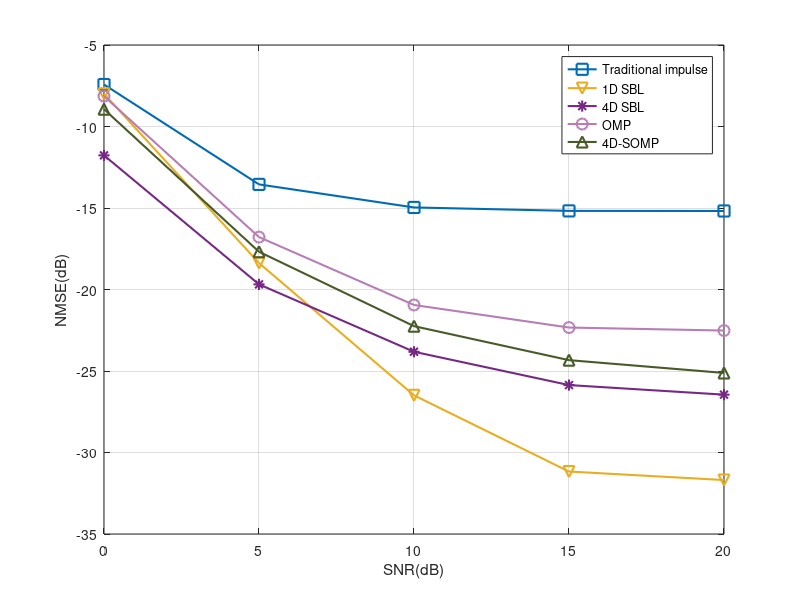
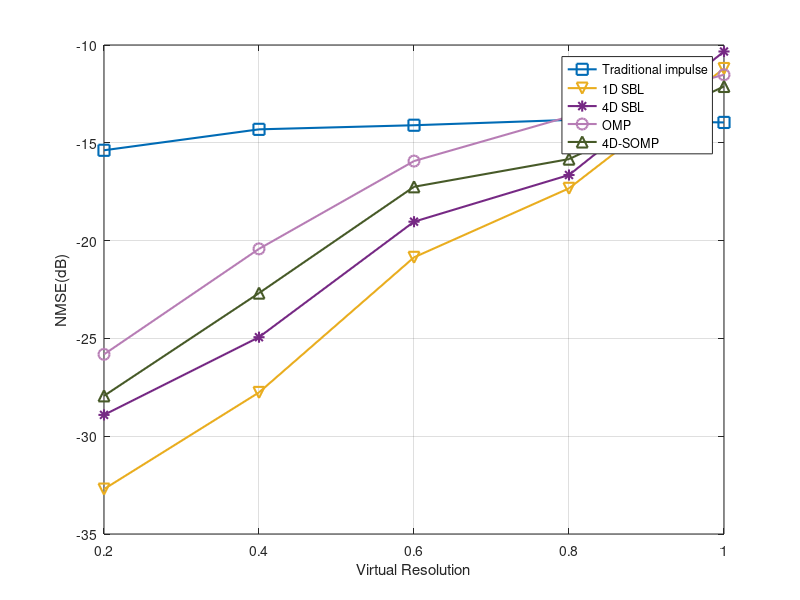
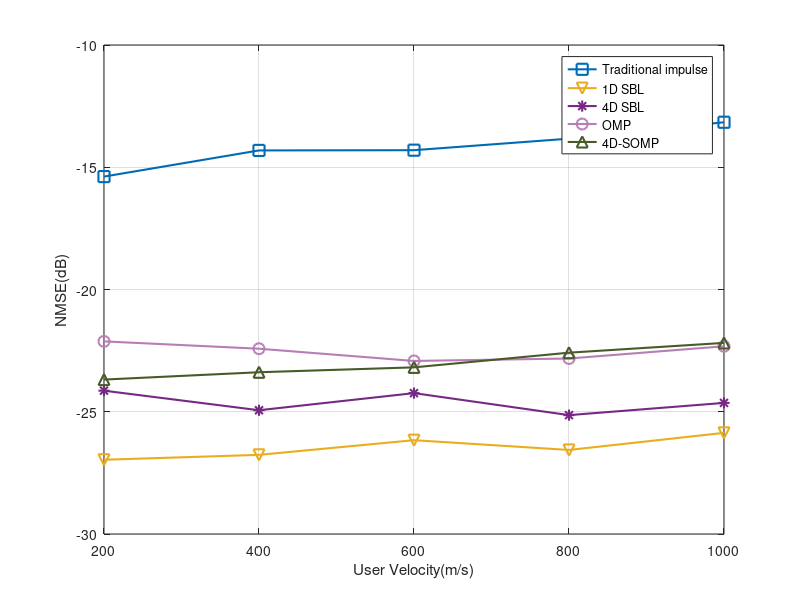
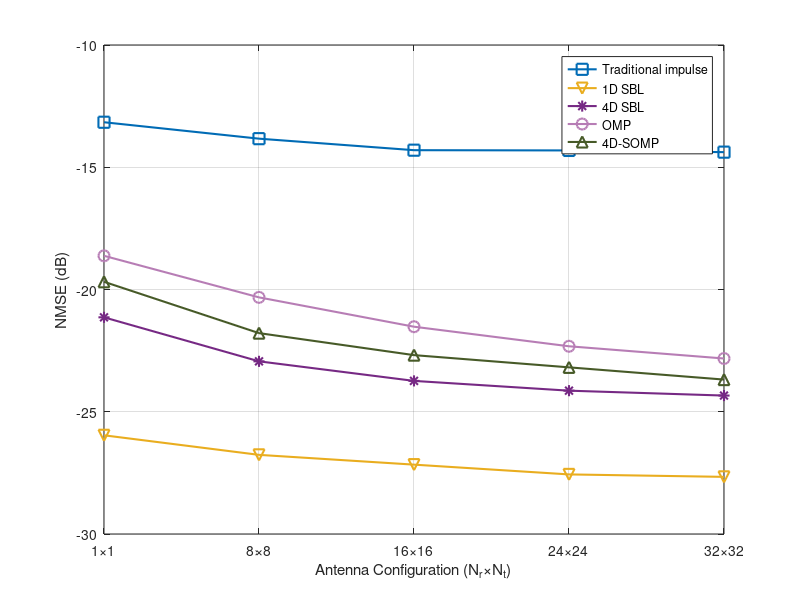

Source code (MATLAB) for these figures, in order:
close all
clear all
clc

%% SNR
SNR_dB = 0:5:20;

NMSE_dB_trd = [-7.424, -13.552, -14.966, -15.177, -15.182];
NMSE_dB_1D = [-7.994, -18.376, -26.492, -31.167, -31.689];
NMSE_dB_4D = [-11.770, -19.684, -23.819, -25.863, -26.451];
NMSE_dB_omp = [-8.137, -16.784, -20.949, -22.334, -22.519];
NMSE_dB_4Dsomp = [-8.937, -17.684, -22.249, -24.334, -25.119];
NMSE_dB_CRLB = [-20.015, -25.015, -30.015, -35.015, -40.015];

colors = [0,107,182; %蓝1
          118,41,133; %紫2
          234,174,31; %黄3
          215,94,59; %橙4
          184,125,182; %粉紫5
          71,90,40; %绿6
          161,27,30]; %红7
colors = colors/256;

figure()

plot(SNR_dB,NMSE_dB_trd,'-s', 'Color', colors(1,:),'LineWidth',1.5,'MarkerSize',8);
hold on
plot(SNR_dB,NMSE_dB_1D,'-v', 'Color', colors(3,:),'LineWidth',1.5,'MarkerSize',8);
hold on
plot(SNR_dB,NMSE_dB_4D,'-*', 'Color', colors(2,:),'LineWidth',1.5,'MarkerSize',8);
hold on
plot(SNR_dB,NMSE_dB_omp,'-o', 'Color', colors(5,:),'LineWidth',1.5,'MarkerSize',8);
hold on
plot(SNR_dB,NMSE_dB_4Dsomp,'-^', 'Color', colors(6,:),'LineWidth',1.5,'MarkerSize',8);
% hold on
% plot(SNR_dB,NMSE_dB_CRLB,'-x', 'Color', colors(4,:),'LineWidth',1.5,'MarkerSize',8);
grid on

legend('Traditional impulse','1D SBL', '4D SBL','OMP','4D-SOMP');
xlabel('SNR(dB)')
ylabel('NMSE(dB)')

%% 分辨率
virtual = 0.2:0.2:1;

NMSE_dB_trd = [-15.382, -14.312, -14.102, -13.831, -13.959];
NMSE_dB_1D = [-32.705, -27.763, -20.856, -17.328, -11.202];
NMSE_dB_4D = [-28.911, -24.938, -19.034, -16.646, -10.332];
NMSE_dB_omp = [-25.816, -20.422, -15.934, -13.660, -11.521];
NMSE_dB_4Dsomp = [-27.937, -22.684, -17.249, -15.834, -12.119];
%NMSE_dB_CRLB = [0.214, 0.068, 0.021, 0.007, 0.002];

colors = [0,107,182; %蓝1
          118,41,133; %紫2
          234,174,31; %黄3
          215,94,59; %橙4
          184,125,182; %粉紫5
          71,90,40; %绿6
          161,27,30]; %红7
colors = colors/256;

figure()

plot(virtual,NMSE_dB_trd,'-s', 'Color', colors(1,:),'LineWidth',1.5,'MarkerSize',8);
hold on
plot(virtual,NMSE_dB_1D,'-v', 'Color', colors(3,:),'LineWidth',1.5,'MarkerSize',8);
hold on
plot(virtual,NMSE_dB_4D,'-*', 'Color', colors(2,:),'LineWidth',1.5,'MarkerSize',8);
hold on
plot(virtual,NMSE_dB_omp,'-o', 'Color', colors(5,:),'LineWidth',1.5,'MarkerSize',8);
hold on
plot(virtual,NMSE_dB_4Dsomp,'-^', 'Color', colors(6,:),'LineWidth',1.5,'MarkerSize',8);
grid on

legend('Traditional impulse','1D SBL', '4D SBL','OMP','4D-SOMP');
xlabel('Virtual Resolution')
ylabel('NMSE(dB)')

%% 速度
speed = 200:200:1000;

NMSE_dB_trd = [-15.382, -14.312, -14.302, -13.831, -13.159];
NMSE_dB_1D = [-26.963, -26.763, -26.163, -26.563, -25.863];
NMSE_dB_4D = [-24.138, -24.938, -24.238, -25.138, -24.638];
NMSE_dB_omp = [-22.122, -22.422, -22.922, -22.822, -22.322];
NMSE_dB_4Dsomp = [-23.684, -23.384, -23.184, -22.584, -22.184];

colors = [0,107,182; %蓝1
          118,41,133; %紫2
          234,174,31; %黄3
          215,94,59; %橙4
          184,125,182; %粉紫5
          71,90,40; %绿6
          161,27,30]; %红7
colors = colors/256;

figure()

plot(speed,NMSE_dB_trd,'-s', 'Color', colors(1,:),'LineWidth',1.5,'MarkerSize',8);
hold on
plot(speed,NMSE_dB_1D,'-v', 'Color', colors(3,:),'LineWidth',1.5,'MarkerSize',8);
hold on
plot(speed,NMSE_dB_4D,'-*', 'Color', colors(2,:),'LineWidth',1.5,'MarkerSize',8);
hold on
plot(speed,NMSE_dB_omp,'-o', 'Color', colors(5,:),'LineWidth',1.5,'MarkerSize',8);
hold on
plot(speed,NMSE_dB_4Dsomp,'-^', 'Color', colors(6,:),'LineWidth',1.5,'MarkerSize',8);
grid on

legend('Traditional impulse','1D SBL', '4D SBL','OMP','4D-SOMP');
xlabel('User Velocity(m/s)')
ylabel('NMSE(dB)')

%% 天线数
% 定义横轴数据（数值）
x_values = [0, 8, 16, 24, 32];  

% 定义横轴标签（字符串）
x_labels = {'1×1', '8×8', '16×16', '24×24', '32×32'};  

NMSE_dB_trd = [-13.159, -13.831, -14.302, -14.312, -14.382];
NMSE_dB_1D = [-25.963, -26.763, -27.163, -27.563, -27.663];
NMSE_dB_4D = [-21.138, -22.938, -23.738, -24.138, -24.338];
NMSE_dB_omp = [-18.622, -20.322, -21.522, -22.322, -22.822];
NMSE_dB_4Dsomp = [-19.684, -21.784, -22.684, -23.184, -23.684];

colors = [0,107,182; %蓝1
          118,41,133; %紫2
          234,174,31; %黄3
          215,94,59; %橙4
          184,125,182; %粉紫5
          71,90,40; %绿6
          161,27,30]; %红7
colors = colors/256;

figure()

plot(x_values,NMSE_dB_trd,'-s', 'Color', colors(1,:),'LineWidth',1.5,'MarkerSize',8);
hold on
plot(x_values,NMSE_dB_1D,'-v', 'Color', colors(3,:),'LineWidth',1.5,'MarkerSize',8);
hold on
plot(x_values,NMSE_dB_4D,'-*', 'Color', colors(2,:),'LineWidth',1.5,'MarkerSize',8);
hold on
plot(x_values,NMSE_dB_omp,'-o', 'Color', colors(5,:),'LineWidth',1.5,'MarkerSize',8);
hold on
plot(x_values,NMSE_dB_4Dsomp,'-^', 'Color', colors(6,:),'LineWidth',1.5,'MarkerSize',8);
grid on

% 设置横轴标签
xticks(x_values);          % 设置刻度位置
xticklabels(x_labels);     % 设置刻度标签
xlim([0, 32]);

% 设置图形样式
grid on;
legend('Traditional impulse','1D SBL', '4D SBL','OMP','4D-SOMP');
xlabel('Antenna Configuration (N_r×N_t)');
ylabel('NMSE (dB)');

%% 28GHz and 625kHz
SNR_dB = 0:5:20;

NMSE_dB_trd = [-7.019, -12.424, -13.477, -13.606, -13.635];
NMSE_dB_1D = [-7.831, -17.887, -26.356, -28.925, -31.449];
NMSE_dB_4D = [-9.986, -17.767, -23.457, -25.470, -27.397];
NMSE_dB_omp = [-8.355, -17.330, -21.900, -23.332, -23.565];
NMSE_dB_4Dsomp = [-8.937, -17.684, -22.249, -24.334, -25.119];
NMSE_dB_CRLB = [-20.015, -25.015, -30.015, -35.015, -40.015];

colors = [0,107,182; %蓝1
          118,41,133; %紫2
          234,174,31; %黄3
          215,94,59; %橙4
          184,125,182; %粉紫5
          71,90,40; %绿6
          161,27,30]; %红7
colors = colors/256;

figure()

plot(SNR_dB,NMSE_dB_trd,'-s', 'Color', colors(1,:),'LineWidth',1.5,'MarkerSize',8);
hold on
plot(SNR_dB,NMSE_dB_1D,'-v', 'Color', colors(3,:),'LineWidth',1.5,'MarkerSize',8);
hold on
plot(SNR_dB,NMSE_dB_4D,'-*', 'Color', colors(2,:),'LineWidth',1.5,'MarkerSize',8);
hold on
plot(SNR_dB,NMSE_dB_omp,'-o', 'Color', colors(5,:),'LineWidth',1.5,'MarkerSize',8);
hold on
plot(SNR_dB,NMSE_dB_4Dsomp,'-^', 'Color', colors(6,:),'LineWidth',1.5,'MarkerSize',8);
hold on
% plot(SNR_dB,NMSE_dB_CRLB,'-x', 'Color', colors(4,:),'LineWidth',1.5,'MarkerSize',8);
% grid on

legend('Traditional impulse','1D SBL', '4D SBL','OMP','4D-SOMP');
xlabel('SNR(dB)')
ylabel('NMSE(dB)')

%% 导频数量
SNR_dB = 1:2:9;

NMSE_dB_trd = [-15.146, -15.270, -16.363, -16.966, -17.389];
NMSE_dB_1D = [-23.667, -25.492, -27.181, -28.331, -28.458];
NMSE_dB_4D = [-21.653, -22.920, -23.819, -24.307, -24.513];
NMSE_dB_omp = [-18.220, -19.902, -21.945, -22.959, -23.249];
NMSE_dB_4Dsomp = [-20.220, -22.102, -23.345, -23.959, -24.249];

colors = [0,107,182; %蓝1
          118,41,133; %紫2
          234,174,31; %黄3
          215,94,59; %橙4
          184,125,182; %粉紫5
          71,90,40; %绿6
          161,27,30]; %红7
colors = colors/256;

figure()

plot(SNR_dB,NMSE_dB_trd,'-s', 'Color', colors(1,:),'LineWidth',1.5,'MarkerSize',8);
hold on
plot(SNR_dB,NMSE_dB_1D,'-v', 'Color', colors(3,:),'LineWidth',1.5,'MarkerSize',8);
hold on
plot(SNR_dB,NMSE_dB_4D,'-*', 'Color', colors(2,:),'LineWidth',1.5,'MarkerSize',8);
hold on
plot(SNR_dB,NMSE_dB_omp,'-o', 'Color', colors(5,:),'LineWidth',1.5,'MarkerSize',8);
hold on
plot(SNR_dB,NMSE_dB_4Dsomp,'-^', 'Color', colors(6,:),'LineWidth',1.5,'MarkerSize',8);
grid on

legend('Traditional impulse','1D SBL', '4D SBL','OMP','4D-SOMP');
xlabel('pilot quantity')
ylabel('NMSE(dB)')

%% SNR
% 数据定义
SNR_dB = [0, 5, 10, 15, 20];

% 各算法的NMSE结果 (dB)
NMSE_1D_SBL = [-4.60, -14.52, -22.82, -27.29, -27.66];
NMSE_2D_SBL = [-7.12, -15.57, -19.98, -22.07, -22.45];
NMSE_Hierarchical_1D = [-7.13, -17.18, -26.25, -30.52, -31.36];
NMSE_Hierarchical_2D = [-7.49, -15.94, -20.96, -23.34, -23.86];
NMSE_OMP = [-5.06, -14.34, -19.67, -21.39, -21.46];
NMSE_Traditional = [-4.42, -11.76, -14.08, -14.42, -14.46];
NMSE_CRLB = [-23.79, -29.45, -33.98, -38.73, -43.17];

% 颜色定义
colors = [0,107,182;     % 蓝色 - 1D SBL
          118,41,133;    % 紫色 - 2D SBL  
          234,174,31;    % 黄色 - 分层1D SBL
          215,94,59;     % 橙色 - 分层2D SBL
          184,125,182;   % 淡紫色 - OMP
          71,90,40;      % 绿色 - Traditional
          161,27,30]/256; % 红色 - CRLB

% 创建图形
figure('Position', [100, 100, 800, 600]);
hold on; grid on; box on;

% 绘制各算法性能曲线
plot(SNR_dB, NMSE_1D_SBL, '-s', 'Color', colors(1,:), 'LineWidth', 2, 'MarkerSize', 8, 'DisplayName', '1D SBL');
plot(SNR_dB, NMSE_2D_SBL, '-o', 'Color', colors(2,:), 'LineWidth', 2, 'MarkerSize', 8, 'DisplayName', '4D SBL');
plot(SNR_dB, NMSE_Hierarchical_1D, '-^', 'Color', colors(3,:), 'LineWidth', 2, 'MarkerSize', 8, 'DisplayName', 'Hierarchical 1D SBL');
plot(SNR_dB, NMSE_Hierarchical_2D, '-v', 'Color', colors(4,:), 'LineWidth', 2, 'MarkerSize', 8, 'DisplayName', 'Hierarchical 4D SBL');
plot(SNR_dB, NMSE_OMP, '-d', 'Color', colors(5,:), 'LineWidth', 2, 'MarkerSize', 8, 'DisplayName', 'OMP');
plot(SNR_dB, NMSE_Traditional, '-p', 'Color', colors(6,:), 'LineWidth', 2, 'MarkerSize', 8, 'DisplayName', 'Traditional Impulse');
plot(SNR_dB, NMSE_CRLB, '--', 'Color', colors(7,:), 'LineWidth', 2, 'DisplayName', 'CRLB');

% 图形设置
xlabel('SNR (dB)', 'FontSize', 12, 'FontWeight', 'bold');
ylabel('NMSE (dB)', 'FontSize', 12, 'FontWeight', 'bold');
legend('Location', 'best', 'FontSize', 10);

%% speed
% 数据定义
k_max_values = [2, 4, 6, 8, 10];
% 各算法的NMSE结果 (dB)
NMSE_1D_SBL = [-24.17, -22.88, -22.69, -23.83, -22.99];
NMSE_2D_SBL = [-18.96, -19.85, -19.23, -21.31, -20.88];
NMSE_Hierarchical_1D = [-24.91, -24.20, -24.98, -25.40, -24.21];
NMSE_Hierarchical_2D = [-19.43, -19.81, -19.83, -21.25, -21.60];
NMSE_OMP = [-19.82, -19.14, -18.94, -19.75, -19.33];
NMSE_Traditional = [-13.02, -14.02, -14.09, -15.53, -15.11];

% 颜色定义
colors = [0,107,182;     % 蓝色 - 1D SBL
          118,41,133;    % 紫色 - 2D SBL
          234,174,31;    % 黄色 - 分层1D SBL
          215,94,59;     % 橙色 - 分层2D SBL
          184,125,182;   % 淡紫色 - OMP
          71,90,40;      % 绿色 - Traditional
          161,27,30]/256; % 红色 - CRLB

% 创建图形
figure('Position', [100, 100, 800, 600]);
hold on; grid on; box on;

% 绘制各算法性能曲线
plot(k_max_values, NMSE_1D_SBL, '-s', 'Color', colors(1,:), 'LineWidth', 2, 'MarkerSize', 8, 'DisplayName', '1D SBL');
plot(k_max_values, NMSE_2D_SBL, '-o', 'Color', colors(2,:), 'LineWidth', 2, 'MarkerSize', 8, 'DisplayName', '2D SBL');
plot(k_max_values, NMSE_Hierarchical_1D, '-^', 'Color', colors(3,:), 'LineWidth', 2, 'MarkerSize', 8, 'DisplayName', '分层1D SBL');
plot(k_max_values, NMSE_Hierarchical_2D, '-v', 'Color', colors(4,:), 'LineWidth', 2, 'MarkerSize', 8, 'DisplayName', '分层2D SBL');
plot(k_max_values, NMSE_OMP, '-d', 'Color', colors(5,:), 'LineWidth', 2, 'MarkerSize', 8, 'DisplayName', 'OMP');
plot(k_max_values, NMSE_Traditional, '-p', 'Color', colors(6,:), 'LineWidth', 2, 'MarkerSize', 8, 'DisplayName', 'Traditional Impulse');

% 图形设置
xlabel('k_{max}', 'FontSize', 12, 'FontWeight', 'bold');
ylabel('NMSE (dB)', 'FontSize', 12, 'FontWeight', 'bold');
legend('Location', 'best', 'FontSize', 10);
% xlim([-26, -10]);
